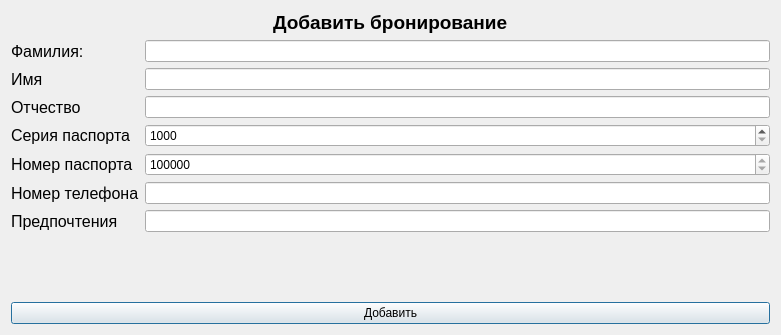
<?xml version="1.0" encoding="UTF-8"?>
<ui version="4.0">
 <class>Dialog</class>
 <widget class="QDialog" name="Dialog">
  <property name="geometry">
   <rect>
    <x>0</x>
    <y>0</y>
    <width>781</width>
    <height>335</height>
   </rect>
  </property>
  <property name="minimumSize">
   <size>
    <width>300</width>
    <height>300</height>
   </size>
  </property>
  <property name="windowTitle">
   <string>Dialog</string>
  </property>
  <layout class="QVBoxLayout" name="verticalLayout_2">
   <item>
    <layout class="QVBoxLayout" name="verticalLayout">
     <item alignment="Qt::AlignHCenter|Qt::AlignTop">
      <widget class="QLabel" name="title">
       <property name="font">
        <font>
         <pointsize>14</pointsize>
         <weight>75</weight>
         <bold>true</bold>
        </font>
       </property>
       <property name="text">
        <string>Добавить бронирование</string>
       </property>
      </widget>
     </item>
     <item>
      <layout class="QFormLayout" name="formLayout">
       <item row="0" column="0">
        <widget class="QLabel" name="last_name">
         <property name="font">
          <font>
           <pointsize>12</pointsize>
           <weight>50</weight>
           <bold>false</bold>
          </font>
         </property>
         <property name="text">
          <string>Фамилия:</string>
         </property>
        </widget>
       </item>
       <item row="0" column="1">
        <widget class="QLineEdit" name="last_name_edit"/>
       </item>
       <item row="1" column="0">
        <widget class="QLabel" name="nameLabel">
         <property name="font">
          <font>
           <pointsize>12</pointsize>
          </font>
         </property>
         <property name="text">
          <string>Имя</string>
         </property>
        </widget>
       </item>
       <item row="1" column="1">
        <widget class="QLineEdit" name="nameLineEdit"/>
       </item>
       <item row="2" column="0">
        <widget class="QLabel" name="middleNameLabel">
         <property name="font">
          <font>
           <pointsize>12</pointsize>
          </font>
         </property>
         <property name="text">
          <string>Отчество</string>
         </property>
        </widget>
       </item>
       <item row="2" column="1">
        <widget class="QLineEdit" name="middleNameLineEdit"/>
       </item>
       <item row="3" column="0">
        <widget class="QLabel" name="passportSeriesLabel">
         <property name="font">
          <font>
           <pointsize>12</pointsize>
          </font>
         </property>
         <property name="text">
          <string>Серия паспорта</string>
         </property>
        </widget>
       </item>
       <item row="3" column="1">
        <widget class="QSpinBox" name="passportSeriesSpinbox">
         <property name="minimum">
          <number>1000</number>
         </property>
         <property name="maximum">
          <number>5000</number>
         </property>
        </widget>
       </item>
       <item row="4" column="0">
        <widget class="QLabel" name="passportSeriesLabel_2">
         <property name="font">
          <font>
           <pointsize>12</pointsize>
          </font>
         </property>
         <property name="text">
          <string>Номер паспорта</string>
         </property>
        </widget>
       </item>
       <item row="4" column="1">
        <widget class="QSpinBox" name="passportSeriesSpinbox_2">
         <property name="minimum">
          <number>100000</number>
         </property>
         <property name="maximum">
          <number>999999</number>
         </property>
        </widget>
       </item>
       <item row="5" column="0">
        <widget class="QLabel" name="phoneLabel">
         <property name="font">
          <font>
           <pointsize>12</pointsize>
          </font>
         </property>
         <property name="text">
          <string>Номер телефона</string>
         </property>
        </widget>
       </item>
       <item row="5" column="1">
        <widget class="QLineEdit" name="phoneLineEdit"/>
       </item>
       <item row="6" column="0">
        <widget class="QLabel" name="preferencesLabel">
         <property name="font">
          <font>
           <pointsize>12</pointsize>
          </font>
         </property>
         <property name="text">
          <string>Предпочтения</string>
         </property>
        </widget>
       </item>
       <item row="6" column="1">
        <widget class="QLineEdit" name="preferencesLineEdit"/>
       </item>
      </layout>
     </item>
     <item>
      <spacer name="verticalSpacer">
       <property name="orientation">
        <enum>Qt::Vertical</enum>
       </property>
       <property name="sizeHint" stdset="0">
        <size>
         <width>20</width>
         <height>40</height>
        </size>
       </property>
      </spacer>
     </item>
     <item>
      <widget class="QPushButton" name="add_button">
       <property name="text">
        <string>Добавить</string>
       </property>
      </widget>
     </item>
    </layout>
   </item>
  </layout>
 </widget>
 <resources/>
 <connections/>
</ui>
